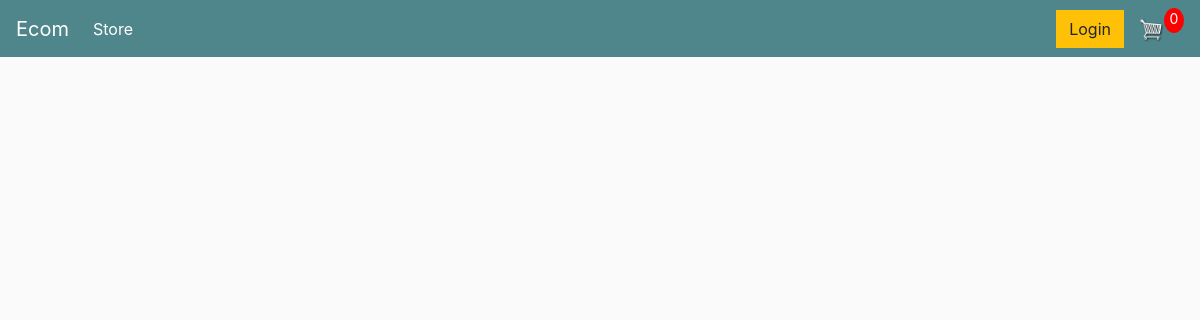
The app's page /, older data.
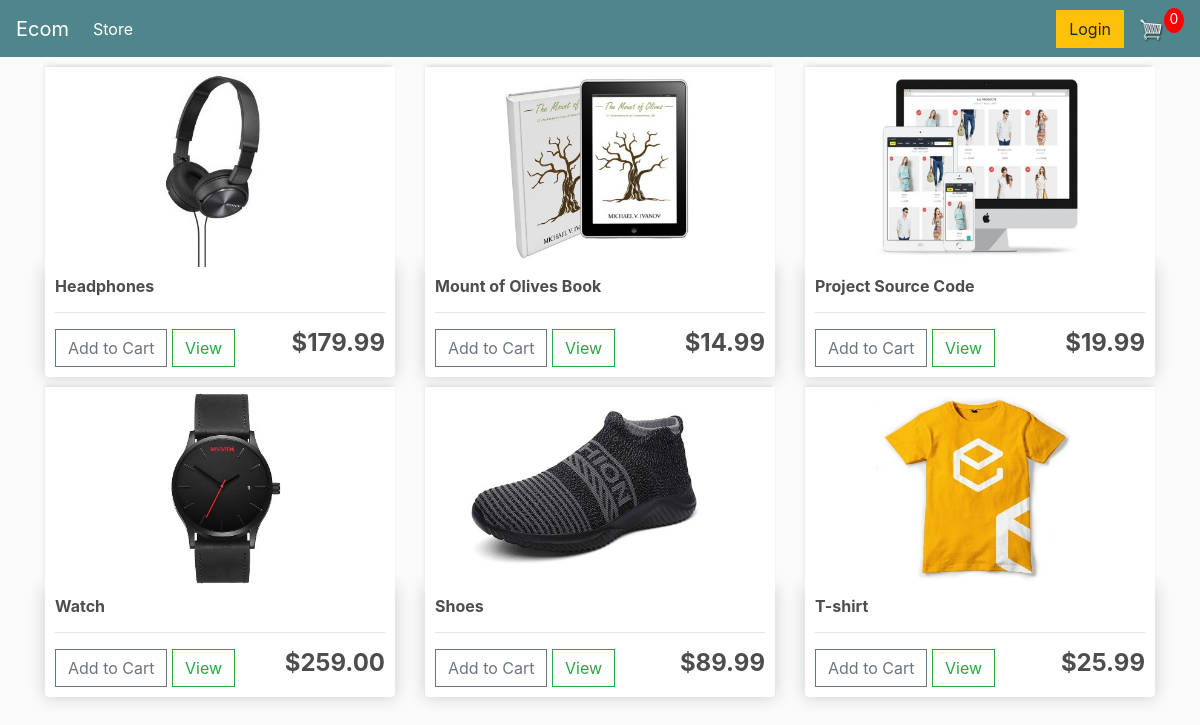
The same page, newer data.
### store/models.py (models this page shows, shortened)
class Product(models.Model):
    name = models.CharField(max_length=200, null=True)
    price = models.FloatField()
    digital = models.BooleanField(default=False, null=True, blank=False)
    image = models.ImageField(null=True, blank=True)
    @property
    def imageURL(self):
        try:
            url = self.image.url
        except:
            url = ""
        return url

### store/views.py (the view)
# urls.py: path('', include("store.urls")),
def store(request):
    products = Product.objects.all()
    context = {"products": products}
    return render(request, "store/store.html", context)

### store/templates/store/store.html
{% extends 'store/main.html' %}
{% load static %}
{% block content %}
<link rel="stylesheet" href="{% static 'css/main.css' %}">
<div class="row">
    {% for product in products %}
    <div class="col-lg-4">
        <img class="thumbnail" src="{{product.imageURL}}">
        <div class="box-element product">
            <h6><strong>{{product.name}}</strong></h6>
            <hr>
            <button data-product={{product.id}} data-action="add"
                class="btn btn-outline-secondary add-btn update-cart">Add to Cart</button>
            <a class="btn btn-outline-success" href="#">View</a>
            <h4 style="display: inline-block;float: right"><strong>${{product.price|floatformat:2}}</strong></h4>
        </div>
    </div>
    {% endfor %}
</div>
{% endblock content %}

Row changes from the older to the newer data that the page shows:
added Product: imageURL (picture), name "Headphones", price "179.99"
added Product: imageURL (picture), name "Mount of Olives Book", price "14.99"
added Product: imageURL (picture), name "Project Source Code", price "19.99"
added Product: imageURL (picture), name "Watch", price "259.00"
added Product: imageURL (picture), name "Shoes", price "89.99"
added Product: imageURL (picture), name "T-shirt", price "25.99"
